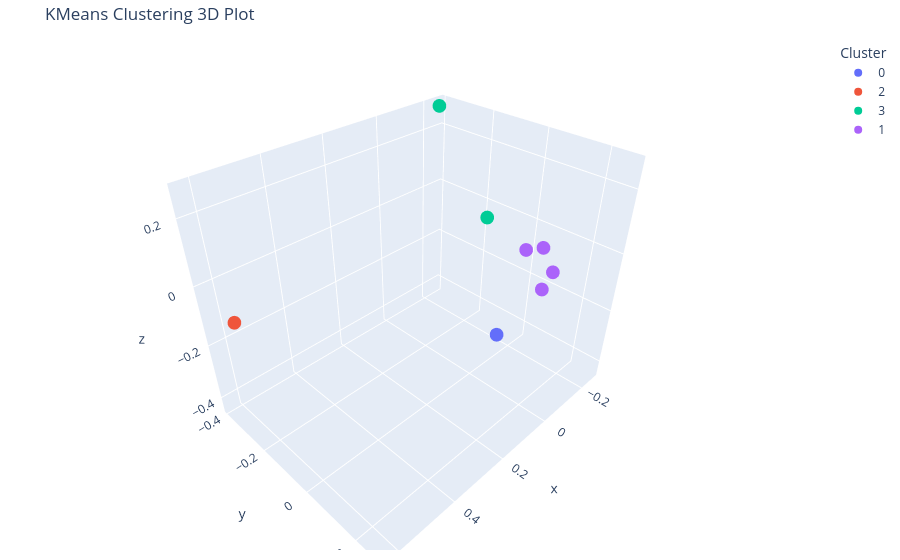

Notebook code cell kept with this figure:
### Markdown cell above
## Step 8: Visualize Clusters in 3D (PCA)

This 3D version gives you a more nuanced view of how your documents are spread out across clusters. It uses three principal components instead of two.

Just like with the 2D plot, you can:
- Interact with the plot (rotate, zoom)
- Save as PNG or SVG
- Export the cluster assignments and PCA coordinates to CSV

Use this view if your clusters seem too close together in 2D and you want a deeper perspective.

### Code cell
# Create a 3D scatter plot to show clusters in more space
kmeans.plot_3d(show=True)

### Figure 1 — Plotly figure (JSON) as saved in the notebook; plotly's stock layout.template omitted (floating-point values rounded to 4 significant figures)
{"data": [{"hovertemplate": "<b>%{hovertext}</b><br><br>Cluster=0<br>x=%{x}<br>y=%{y}<br>z=%{z}<extra></extra>", "hovertext": ["AI_The_Hermit"], "legendgroup": "0", "marker": {"color": "#636efa", "symbol": "circle"}, "mode": "markers", "name": "0", "scene": "scene", "showlegend": true, "type": "scatter3d", "x": [-0.197], "y": [-0.0485], "z": [-0.4377]}, {"hovertemplate": "<b>%{hovertext}</b><br><br>Cluster=2<br>x=%{x}<br>y=%{y}<br>z=%{z}<extra></extra>", "hovertext": ["AI_The_Invention"], "legendgroup": "2", "marker": {"color": "#EF553B", "symbol": "circle"}, "mode": "markers", "name": "2", "scene": "scene", "showlegend": true, "type": "scatter3d", "x": [0.6265], "y": [-0.2768], "z": [-0.0584]}, {"hovertemplate": "<b>%{hovertext}</b><br><br>Cluster=3<br>x=%{x}<br>y=%{y}<br>z=%{z}<extra></extra>", "hovertext": ["HenryWP_ThePirate", "HenryWP_ThePirate_Short"], "legendgroup": "3", "marker": {"color": "#00cc96", "symbol": "circle"}, "mode": "markers", "name": "3", "scene": "scene", "showlegend": true, "type": "scatter3d", "x": [-0.2585, -0.2492], "y": [-0.1747, -0.391], "z": [-0.05081, 0.2703]}, {"hovertemplate": "<b>%{hovertext}</b><br><br>Cluster=1<br>x=%{x}<br>y=%{y}<br>z=%{z}<extra></extra>", "hovertext": ["Irving_RipVanWInkle", "Lippard_BelOfPrairieEden", "Melville_MobyDick", "Poe_FallOfHouseUsher_1839"], "legendgroup": "1", "marker": {"color": "#ab63fa", "symbol": "circle"}, "mode": "markers", "name": "1", "scene": "scene", "showlegend": true, "type": "scatter3d", "x": [0.04246, 0.04637, 0.03285, -0.04353], "y": [0.2491, 0.2754, 0.1821, 0.1844], "z": [0.0167, 0.08283, 0.1011, 0.07598]}], "layout": {"legend": {"title": {"text": "Cluster"}, "tracegroupgap": 0}, "margin": {"b": 10, "l": 12, "r": 10, "t": 40}, "scene": {"domain": {"x": [0, 1], "y": [0, 1]}, "xaxis": {"title": {"text": "x"}}, "yaxis": {"title": {"text": "y"}}, "zaxis": {"title": {"text": "z"}}}, "title": {"text": "KMeans Clustering 3D Plot"}}}
